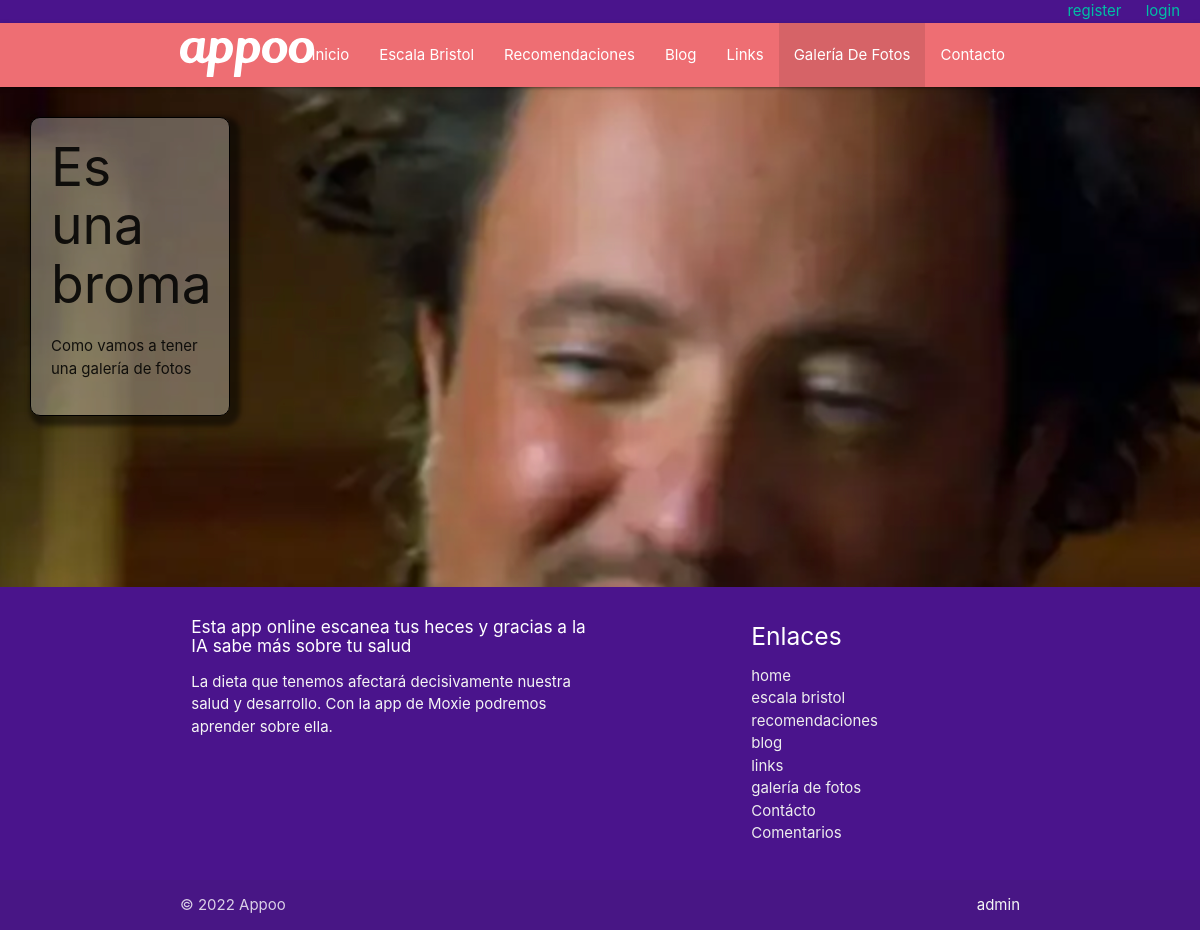
/fotos, run on the app's committed database.
### web/models.py (models this page shows)
class Photo(models.Model):
  idm = models.CharField(max_length=100)
  title = models.CharField(max_length=100)
  text = models.CharField(max_length=1000)
  photo = models.ImageField(
    upload_to='media/photo_gallery',
    default='media/default/default.jpg',
    blank=True)

### web/views.py (the view)
# urls.py: path('fotos', views.fotos, name='fotos'),
def fotos(request):
  len_obj = len(Photo.objects.all())
  query_photos = Photo.objects.all()[randint(0, len_obj-1)]
  return render(request,'web/fotos.html',{'nbar':'fotos','query_photos':query_photos})

### web/templates/web/fotos.html (shortened to what this page needs)
{% extends 'base-main.html' %}
{% load static %}
{% block content %}
<div class="parallax-container">
    <div class="joke">
        <h2>{{ query_photos.title }}</h2>
        <p>{{ query_photos.text }}</p>
    </div>
    <div class="parallax">
        <img src="{{ query_photos.photo }}">
    </div>
</div>
{% endblock %}

### web/static/web/css/style-base.css (style rules this page uses)
.joke { z-index: 12000; min-height: 200px; width: 200px; margin: 30px; padding: 20px; border: 1px solid #000; border-radius: 10px; box-shadow: 5px 5px 5px 5px rgba(0, 0, 0, 0.5); background: rgba(255,255,255,0.3); }
.joke h2 { margin-top: 0; }

### data on the page
Photo: title "Es una broma", text "Como vamos a tener una galería de fotos", photo (picture)
